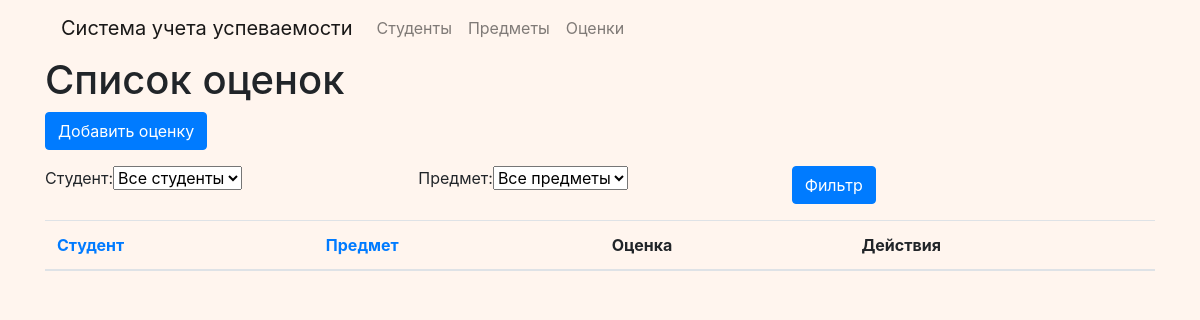
The app's page /grades/, older data.
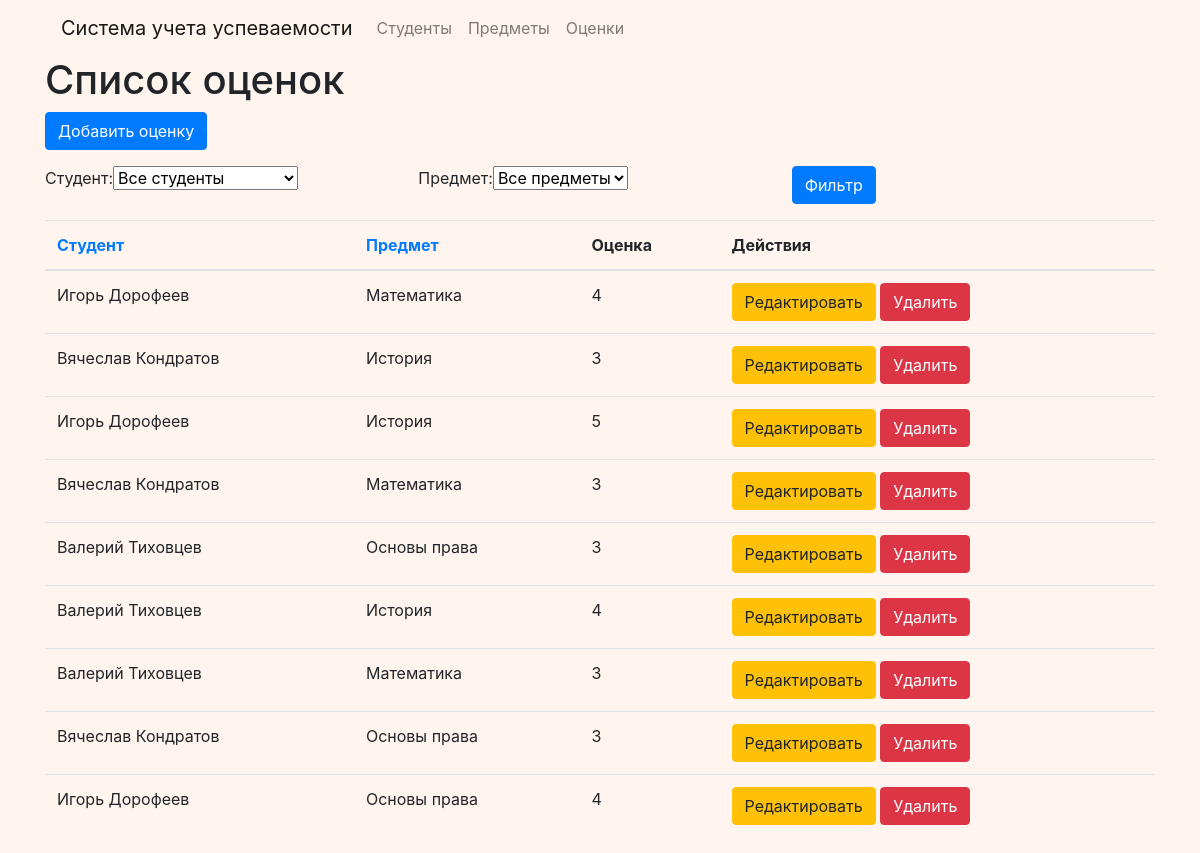
The same page, newer data.
### university/models.py (models this page shows, shortened)
class Grade(models.Model):
    student = models.ForeignKey(Student, on_delete=models.CASCADE, verbose_name= ("Студент"))
    subject = models.ForeignKey(Subject, on_delete=models.CASCADE, verbose_name= ("Предмет"))
    grade = models.IntegerField(verbose_name= ("Оценка"))

class Student(models.Model):
    name = models.CharField(max_length=100, verbose_name= ("ФИО"))
    group_number = models.CharField(
        max_length=10,
        validators=[
            RegexValidator(
                regex=r'^[0-9]+(-[0-9А-Я]?)?$',
                message='Номер группы должен состоять из цифр, '
                        'может содержать дефис и русскую заглавную букву (например, 123-А).'
            ),
        ],
        verbose_name= ("Номер группы")
    )
    def __str__(self):
        return self.name
    class Meta:
        verbose_name = ("Студент")
        verbose_name_plural = ("Студенты")

class Subject(models.Model):
    name = models.CharField(max_length=100, unique=True, verbose_name= ("Название предмета"))
    def __str__(self):
        return self.name
    class Meta:
        verbose_name = ("Предмет")
        verbose_name_plural = ("Предметы")

### university/views.py (the view)
# urls.py: path('grades/', views.grade_list, name='grade_list'),
def grade_list(request):
    grades = Grade.objects.all()
    form = GradeFilterForm(request.GET)
    if form.is_valid():
        student = form.cleaned_data.get('student')
        subject = form.cleaned_data.get('subject')
        if student:
            grades = grades.filter(student=student)
        if subject:
            grades = grades.filter(subject=subject)
    order_by = request.GET.get('order_by', '')
    if order_by in ('student__name', '-student__name', 'subject__name', '-subject__name'):
        grades = grades.order_by(order_by)
    context = {
        'grades': grades,
        'form': form,
    }
    return render(request, 'university/grade_list.html', context)

### university/forms.py
class GradeFilterForm(forms.Form):
    student = forms.ModelChoiceField(
        queryset=Student.objects.all(),
        label='Студент',
        required=False,
        empty_label="Все студенты"
    )
    subject = forms.ModelChoiceField(
        queryset=Subject.objects.all(),
        label='Предмет',
        required=False,
        empty_label="Все предметы"
    )

### university/templates/university/grade_list.html (shortened to what this page needs)
{% extends 'base.html' %}
{% block content %}
<h1>Список оценок</h1>
    <a href="{% url 'grade_create' %}" class="btn btn-primary mb-3">Добавить оценку</a>
<form method="get">
    <div class="form-row">
        <div class="col-md-4 mb-3">{{ form.student.label_tag }}{{ form.student }}</div>
        <div class="col-md-4 mb-3">{{ form.subject.label_tag }}{{ form.subject }}</div>
        <div class="col-md-4 mb-3">
            <button type="submit" class="btn btn-primary">Фильтр</button>
        </div>
    </div>
</form>
<table class="table">
    <thead>
    <tr>
        <th>
            <a href="?order_by={% if order_by == 'student__name' %}-{% endif %}student__name">
                Студент
            </a>
        </th>
        <th>
            <a href="?order_by={% if order_by == 'subject__name' %}-{% endif %}subject__name">
                Предмет
            </a>
        </th>
        <th>Оценка</th>
        <th>Действия</th>
    </tr>
    </thead>
    <tbody>
    {% for grade in grades %}
    <tr>
        <td>{{ grade.student.name }}</td>
        <td>{{ grade.subject.name }}</td>
        <td>{{ grade.grade }}</td>
        <td>
            <a href="{% url 'grade_update' grade.pk %}" class="btn btn-warning">Редактировать</a>
            <a href="{% url 'grade_delete' grade.pk %}" class="btn btn-danger">Удалить</a>
        </td>
    </tr>
    {% endfor %}
    </tbody>
</table>
{% endblock %}

### templates/base.html (shortened to what this page needs)
<!DOCTYPE html>
 <html lang="en">
 <head>
     <link rel="stylesheet" href="https://stackpath.bootstrapcdn.com/bootstrap/4.5.2/css/bootstrap.min.css">
 </head>
 <body>
 <body style="background-color: #FFF5EE;">
 <div class="container">
     {% if not request.path == '/' %}
         {% include 'university/_navbar.html' %}
     {% endif %}
     {% block content %}
     {% endblock %}
 </div>
 </body>
 </html>

### university/templates/university/_navbar.html
<nav class="navbar navbar-expand-lg navbar-light bg-light-beige">
  <a class="navbar-brand" href="{% url 'index' %}">Система учета успеваемости</a>
  <ul class="navbar-nav">
    <li class="nav-item">
      <a class="nav-link" href="{% url 'student_list' %}">Студенты</a>
    </li>
    <li class="nav-item">
      <a class="nav-link" href="{% url 'subject_list' %}">Предметы</a>
    </li>
    <li class="nav-item">
      <a class="nav-link" href="{% url 'grade_list' %}">Оценки</a>
    </li>
  </ul>
</nav>

Row changes from the older to the newer data that the page shows:
added Grade: student.name "Игорь Дорофеев", subject.name "Математика", grade "4"
added Grade: student.name "Вячеслав Кондратов", subject.name "История", grade "3"
added Grade: student.name "Игорь Дорофеев", subject.name "История", grade "5"
added Grade: student.name "Вячеслав Кондратов", subject.name "Математика", grade "3"
added Grade: student.name "Валерий Тиховцев", subject.name "Основы права", grade "3"
added Grade: student.name "Валерий Тиховцев", subject.name "История", grade "4"
added Grade: student.name "Валерий Тиховцев", subject.name "Математика", grade "3"
added Grade: student.name "Вячеслав Кондратов", subject.name "Основы права", grade "3"
added Grade: student.name "Игорь Дорофеев", subject.name "Основы права", grade "4"
